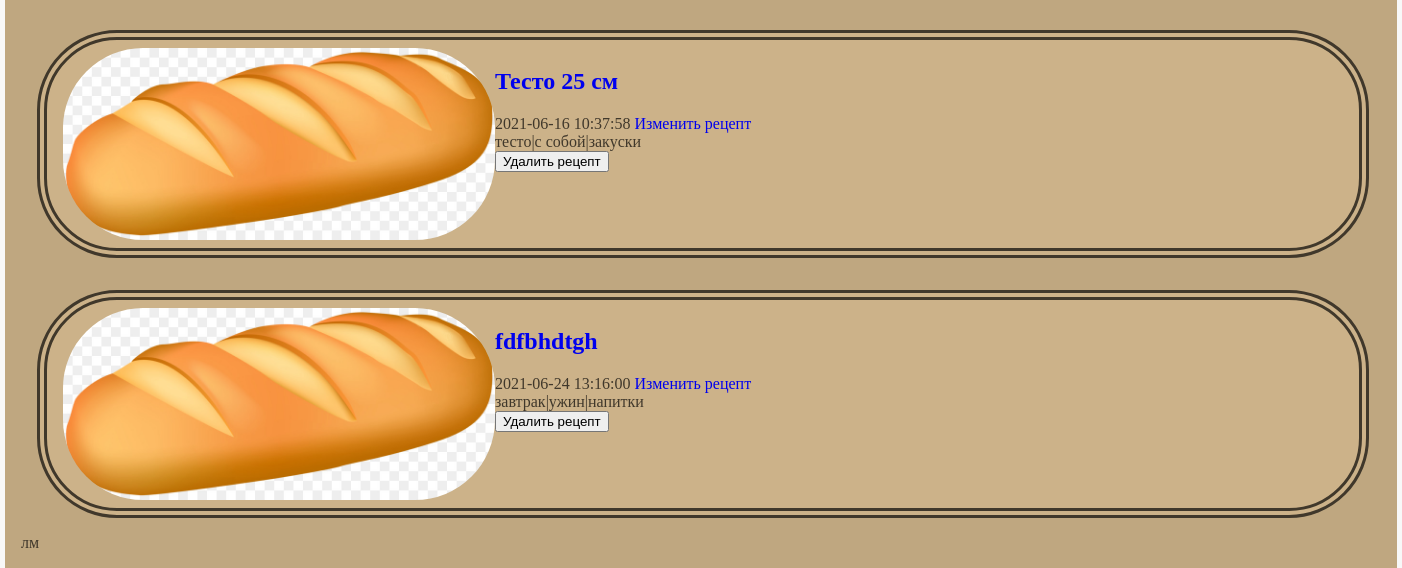
Before: / (lower part) with the older database file.
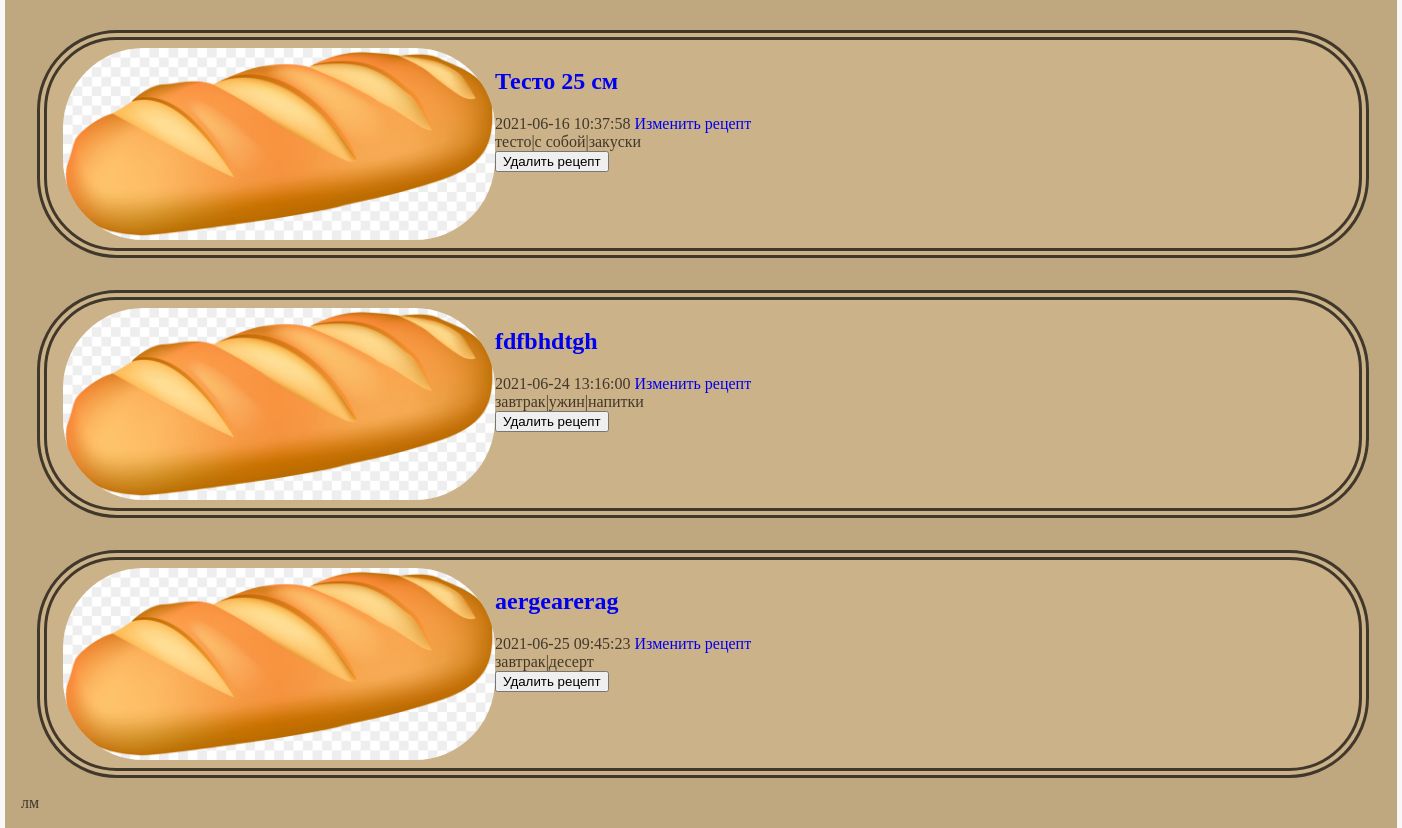
After: the same page with the newer database file.
### tables this page shows
CREATE TABLE recipes (id INTEGER PRIMARY KEY AUTOINCREMENT, created TIMESTAMP NOT NULL DEFAULT CURRENT_TIMESTAMP, title varchar (32) NOT NULL, url varchar (64) NOT NULL, tags varchar (64) NOT NULL, recipe text NOT NULL, image VARCHAR (255), source VARCHAR (512));

### main.py (the view)
@app.route('/', methods=('POST', 'GET'))
def index():
    recipes = databaseGet.get_all_posts()
    """id = recipes[0]['id']
    tags_content = get_tags_to_recipe(id)
    tag_list = []
    llo = 0
    print(tags_content)
    for i in tags_content:
        for t in i:
            llo += 1
            if llo == 12:
                tag_list.append(t)
        llo = 0"""
    all_tags = databaseGet.get_all_tags()
    return render_template("index.html", recipes=recipes, tags=all_tags)

### src/SqlClassConnection.py (called while the page is built)
    def get_all_posts(self):
        posts = self.cursor.execute('SELECT * FROM recipes').fetchall()
        return posts

    def get_all_tags(self):
        tags = self.cursor.execute("SELECT * FROM tags").fetchall()
        return tags

### templates/index.html (shortened to what this page needs)
{% extends 'base.html' %}
{% block content %}
    {% for recipe in recipes %}
    <div class="recipe">
        <img src="{{ recipe['image'] }}" alt="image" >
        <div class="recipe_text">
            <a href="{{ url_for('recipe', recipe_url=recipe['url']) }}">
                <h2>{{ recipe['title'] }}</h2>
            </a>
            <span class="badge badge-primary">{{ recipe['created'] }}</span>
            <a href="{{ url_for('edit', recipe_url=recipe['url']) }}">
                <span class="badge badge-warning">Изменить рецепт</span>
            </a>
            <p>{{ recipe['tags'] }}</p>
            <form action="{{ url_for('delete', recipe_url=recipe['url']) }}" method="POST">
                <input type="submit" value="Удалить рецепт"
                        onclick="return confirm('Вы правда хотите удалить рецепт')">
            </form>
        </div>
    </div>
    {% endfor %}
{% endblock %}

### templates/base.html (shortened to what this page needs)
<!doctype html>
<html lang="ru">
  <head>
    <link rel="stylesheet" href="../static/css/style.css">
    <link rel="stylesheet" href="../static/css/recipeonmainpage.css">
    <link rel="stylesheet" href="../static/css/onerecipe.css">
  </head>
  <body>
    <main>
        {% block content %}
        {% endblock %}
    </main>
    <footer>
        лм
    </footer>
  </body>
</html>

### static/css/style.css (style rules this page uses)
p { margin: 0; padding: 0; }
html { background-color: #F8F8F8; }
body { width: 85em; background-color: #BFA780; margin: auto; padding: 1em; color: #40382B; }
a { text-decoration: none; }

### static/css/recipeonmainpage.css (style rules this page uses)
.recipe { float: left; margin: 1em; padding: 0.5em 1em; border: 10px #40382B double; border-radius: 5em; background-color: #CCB289; width: 80em; }
.recipe img { height: 12em; width: auto; float: left; border-radius: inherit; }
.recipe .recipe_text { float: left; }

Changed rows visible on the page:
added recipes: image (picture), title "aergearerag", created "2021-06-25 09:45:23", tags "завтрак|десерт"
